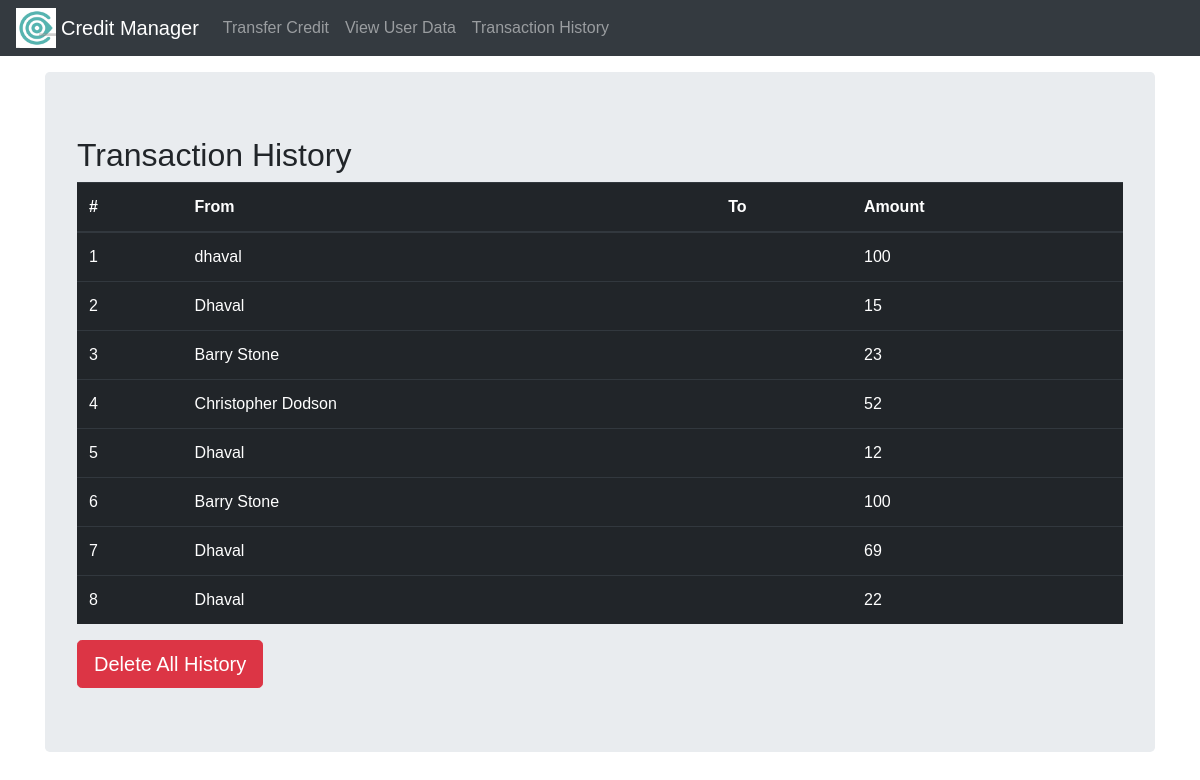
The page /history/ on the database its author committed.
### basicfunc/models.py (models this page shows, shortened)
class TransferHistory(models.Model):
	donor = models.ForeignKey(Participant, on_delete=models.CASCADE, related_name="donor")
	target = models.ForeignKey(Participant, on_delete=models.CASCADE, related_name="target")
	weight = models.IntegerField()

class Participant(models.Model):
	name = models.CharField(max_length=264)
	email = models.CharField(max_length=264, primary_key=True)
	credit_points = models.PositiveIntegerField()
	link = models.CharField(max_length=100)

### basicfunc/views.py (the view)
# urls.py: url(r'^history/$', views.history_table,name='history')
def history_table(request):
	users = TransferHistory.objects.all()
	disp_dict = {'entity': users}
	if request.method == "POST":
		TransferHistory.objects.all().delete()
		return redirect(request.path_info, context=disp_dict)
	return render(request, 'basicfunc/history.html', context=disp_dict)

### templates/basicfunc/history.html (shortened to what this page needs)
<!DOCTYPE html>
{%extends 'basicfunc/base.html'%}
	{%block body_block%}
	<h2>
		Transaction History
	</h2>
	<table class="table table-dark">
		<thead>
			<th>#</th>
			<th>From</th>
			<th>To</th>
			<th>Amount</th>
		</thead>
		<tbody>
			{%for user_dat in entity%}
			<tr>
				<td>{{forloop.counter}}</td>
				<td>{{user_dat.donor.name}}</td>
				<td>{{user_dat.target.name}}</td>
				<td>{{user_dat.weight}}</td>
			</tr>
			{%endfor%}
		</tbody>
	</table>
	<form method="POST">
		<input type="submit" value="Delete All History" class="btn btn-danger btn-lg">
	</form>
	{%endblock%}

### static/css/main.css (style rules this page uses)
body { font-family: 'Monsterrat',sans-serif; background-image: url("https://cdn.hipwallpaper.com/i/44/92/DjoFAH.jpg"); background-size: 1000%; }
table, tr, td { margin: 0px; }

### rows shown on the page
TransferHistory: donor.name "dhaval", weight "100"
TransferHistory: donor.name "Dhaval", weight "15"
TransferHistory: donor.name "Barry Stone", weight "23"
TransferHistory: donor.name "Christopher Dodson", weight "52"
TransferHistory: donor.name "Dhaval", weight "12"
TransferHistory: donor.name "Barry Stone", weight "100"
TransferHistory: donor.name "Dhaval", weight "69"
TransferHistory: donor.name "Dhaval", weight "22"
